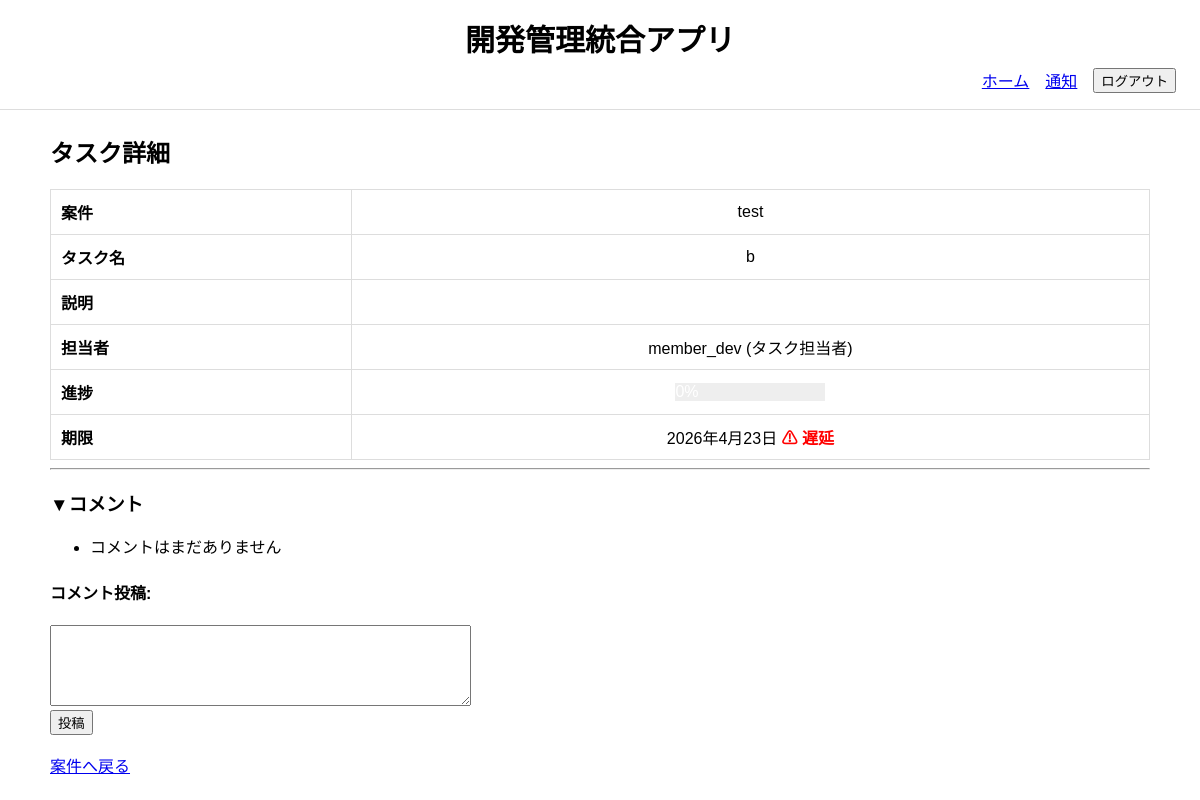
The app's page /tasks/10/ (signed in) with its own data.
### project_management_app/models.py (models this page shows, shortened)
class Task(models.Model):
    class Status(models.TextChoices):
        NOT_STARTED = "not_started", "未着手"
        IN_PROGRESS = "in_progress", "進行中"
        DONE = "done", "完了"
        DELAYED = "delayed", "遅延"
    project = models.ForeignKey(
        Project,
        verbose_name="案件",
        on_delete=models.CASCADE,
        related_name="tasks"
    )
    assignee = models.ForeignKey(
        CustomUser,
        verbose_name="タスク担当者",
        on_delete=models.SET_NULL,
        null=True,
        blank=True,
        related_name="assigned_tasks"
    )
    title = models.CharField("タスク名", max_length=200)
    description = models.TextField("詳細", blank=True)
    status = models.CharField(
        "ステータス",
        max_length=20,
        choices=Status.choices,
        default=Status.NOT_STARTED
    )
    progress_rate = models.PositiveIntegerField(
        "進捗率",
        default=0,
        validators=[MinValueValidator(0), MaxValueValidator(100)]
    )
    due_date = models.DateField("期限", null=True, blank=True)
    created_at = models.DateTimeField("作成日時", auto_now_add=True)
    updated_at = models.DateTimeField("更新日時", auto_now=True)
    class Meta:
        verbose_name = "タスク"
        verbose_name_plural = "タスク"
        ordering = ["due_date", "id"]
    @property
    def is_delayed(self):
        return bool(
            self.due_date
            and self.due_date < timezone.now().date()
            and self.status != self.Status.DONE
        )

class Project(models.Model):
    class Status(models.TextChoices):
        DRAFT = "draft", "下書き"
        PENDING_MANAGER = "pending_manager", "部門承認待ち"
        PENDING_HQ = "pending_hq", "本部承認待ち"
        APPROVED = "approved", "承認済"
        IN_PROGRESS = "in_progress", "進行中"
        COMPLETED = "completed", "完了"
        REJECTED = "rejected", "却下"
    name = models.CharField("案件名", max_length=200)
    description = models.TextField("目的・概要")
    applicant = models.ForeignKey(
        CustomUser,
        verbose_name="案件担当者",
        on_delete=models.SET_NULL,
        null=True,
        blank=True,
        related_name="applied_projects"
    )
    department = models.ForeignKey(
        Department,
        verbose_name="担当部門",
        on_delete=models.PROTECT,
        related_name="projects",
    )
    estimated_budget = models.DecimalField(
        "予算額", max_digits=12, decimal_places=0
        )
    is_budget_notified = models.BooleanField(default=False)
    progress_rate = models.PositiveIntegerField(
        "全体進捗率",
        default=0,
        validators=[MinValueValidator(0), MaxValueValidator(100)]
    )
    status = models.CharField(
        "ステータス",
        max_length=30,
        choices=Status.choices,
        default=Status.DRAFT
    )
    submitted_at = models.DateField("申請日", null=True, blank=True)
    start_date = models.DateField("開始日", null=True, blank=True)
    due_date = models.DateField("期限", null=True, blank=True)
    approved_at = models.DateField("最終承認日", null=True, blank=True)
    completed_at = models.DateField("完了日", null=True, blank=True)
    created_at = models.DateTimeField("作成日時", auto_now_add=True)
    updated_at = models.DateTimeField("更新日時", auto_now=True)
    class Meta:
        verbose_name = "案件"
        verbose_name_plural = "案件"
        ordering = ["-created_at"]

class CustomUser(AbstractUser):
    class Role(models.TextChoices):
        MEMBER = "member", "タスク担当者"
        APPLICANT = "applicant", "申請者"
        MANAGER = "manager", "部門管理者"
        HQ = "hq", "本部管理者"
    department = models.ForeignKey(
        Department,
        verbose_name="所属部門",
        on_delete=models.PROTECT,
        related_name="users",
        null=True,
        blank=True
    )
    role = models.CharField(
        "ロール",
        max_length=30,
        choices=Role.choices,
        default=Role.APPLICANT
    )
    class Meta:
        verbose_name = "ユーザー"
        verbose_name_plural = "ユーザー"
    def __str__(self):
        return f"{self.username} ({self.get_role_display()})"

### project_management_app/views.py (the view)
# urls.py: path("tasks/<int:pk>/", TaskDetailView.as_view(), name="task_detail"),
class TaskDetailView(LoginRequiredMixin, DetailView):
    model = Task
    template_name = "project_management_app/task_detail.html"
    context_object_name = "task"
    def get_queryset(self):
        return Task.objects.select_related(
            "project", "assignee"
        )

### project_management_app/context_processors.py (called while the page is built)
def notification_count(request):
    if request.user.is_authenticated:
        count = Notification.objects.filter(
            recipient=request.user,
            is_read=False
        ).count()
    else:
        count = 0
    return {
        "unread_notification_count": count
    }

def pending_approval_count(request):
    if request.user.is_authenticated:
        if request.user.role == "manager":
            count = Project.objects.filter(
                department=request.user.department,
                status=Project.Status.PENDING_MANAGER
            ).count()
        elif request.user.role == "hq":
            count = Project.objects.filter(
                status=Project.Status.PENDING_HQ
            ).count()
        else:
            count = 0
    else:
        count = 0
    return {
        "pending_approval_count": count
    }

### project_management_app/templates/project_management_app/task_detail.html (shortened to what this page needs)
{% extends "project_management_app/base.html" %}
{% block content %}
<h2>タスク詳細</h2>
<table>
    <tr>
        <th>案件</th>
        <td>{{ task.project.name }}</td>
    </tr>
    <tr>
        <th>タスク名</th>
        <td>{{ task.title }}</td>
    </tr>
    <tr>
        <th>説明</th>
        <td>{{ task.description }}</td>
    </tr>
    <tr>
        <th>担当者</th>
        <td>{{ task.assignee }}</td>
    </tr>
    <tr>
        <th>進捗</th>
        <td style="text-align:center;">
            <div style="background:#eee; width:150px; display:inline-block;">
            </div>
        </td>
    </tr>
    <tr>
        <th>期限</th>
        <td>
            {{ task.due_date }}
            {% if task.is_delayed %}
                <span class="warning">⚠ 遅延</span>
            {% endif %}
        </td>
    </tr>
</table>
<hr>
<h3>▼コメント</h3>
<ul>
    {% for c in task.comments.all %}
        <li>
            <strong>{{ c.author.username }}</strong>
            ({{ c.created_at|date:"Y-m-d H:i" }})<br>
            {{ c.content|linebreaks }}
        </li>
    {% empty %}
        <li>コメントはまだありません</li>
    {% endfor %}
</ul>
<h4>コメント投稿:</h4>
<form method="post" action="{% url 'task_comment_add' task.pk %}">
    <textarea name="content" rows="5" cols="50"></textarea><br>
    <button type="submit">投稿</button>
</form>
<br>
{% if request.user.role == "member" %}
    <a href="{% url 'my_tasks' %}">タスク一覧へ戻る</a>
{% else %}
    <a href="{% url 'project_detail' task.project.pk %}">案件へ戻る</a>
{% endif %}
{% endblock %}

### project_management_app/static/project_management_app/base.css (style rules this page uses)
body { font-family: sans-serif; margin: 0; }
table { width: 100%; border-collapse: collapse; }
th, td { text-align: center; vertical-align: middle; padding: 10px; border: 1px solid #ddd; }
th:first-child, td:first-child { text-align: left; }
.warning { color: red; font-weight: bold; }

### records on screen
Task: project.name "test", title "b", assignee "member_dev (タスク担当者)", due_date "2026年4月23日"
